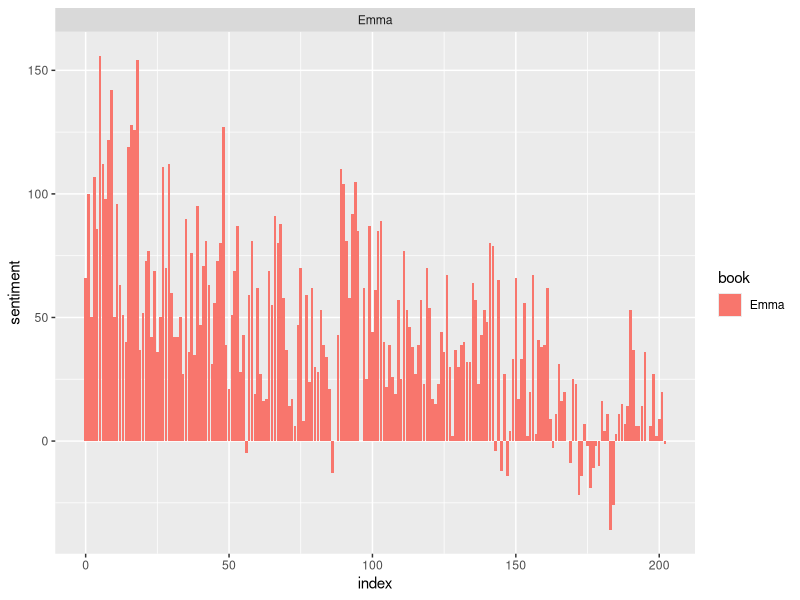
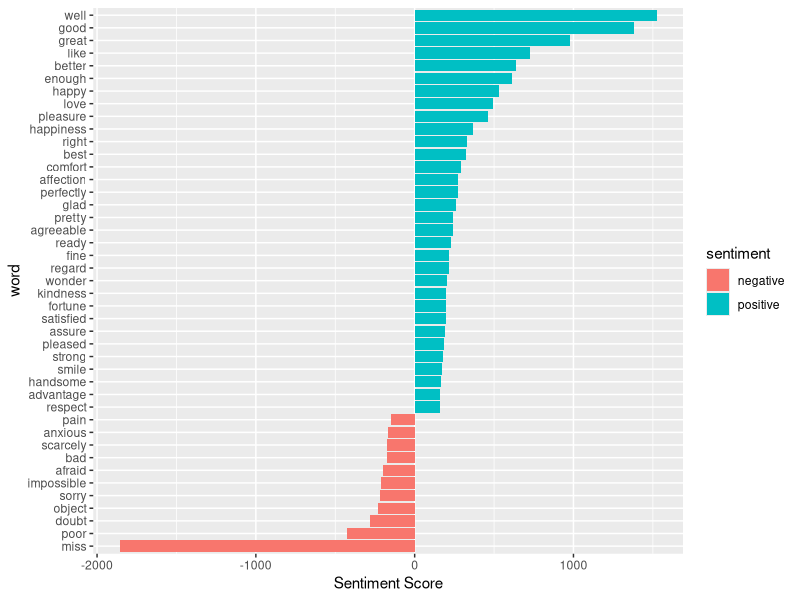
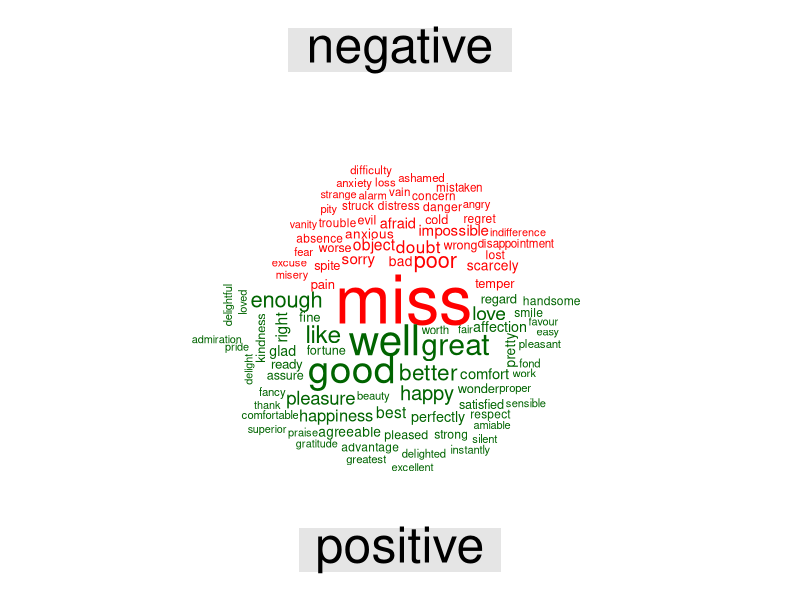

Generate these figures, in order, with R:

##Original tutorial link: https://data-flair.training/blogs/data-science-r-sentiment-analysis-project/
##In order to build our project on sentiment analysis, we will make use of the tidytext package that comprises of sentiment lexicons that are present in the dataset of ‘sentiments’.
library(tidytext)
data("sentiments")
sentiments

#lexicons : extract the sentiments out of our data
get_sentiments("bing")


#Performing Sentiment Analysis with the Inner Join
#In this step, we will import our libraries ‘janeaustenr’, ‘stringr’ as well as ‘tidytext’. 
#The janeaustenr package will provide us with the textual data in the form of books authored by the novelist Jane Austen. 
#Tidytext will allow us to perform efficient text analysis on our data. 
#We will convert the text of our books into a tidy format using unnest_tokens() function.

library(janeaustenr)
library(stringr)
library(tidytext)
library(dplyr)

tidy_data <- austen_books() %>%
  group_by(book) %>%
  mutate(linenumber = row_number(),
         chapter = cumsum(str_detect(text, regex("^chapter [\\divxlc]", 
                                                 ignore_case = TRUE)))) %>%
  ungroup() %>%
  unnest_tokens(word, text)


###We have performed the tidy operation on our text such that each row contains a single word. 
#We will now make use of the “bing” lexicon to and implement filter() over the words that correspond to joy. 
#We will use the book Sense and Sensibility and derive its words to implement out sentiment analysis model.

positive_senti <- get_sentiments("bing") %>%
  filter(sentiment == "positive")

tidy_data %>%
  filter(book == "Emma") %>%
  semi_join(positive_senti) %>%
  count(word, sort = TRUE)


#From our above result, we observe many positive words like “good”, “happy”, “love” etc. 
#In the next step, we will use spread() function to segregate our data into separate columns of positive and negative sentiments.
#We will then use the mutate() function to calculate the total sentiment, that is, the difference between positive and negative sentiment.
library(tidyr)

bing <- get_sentiments("bing")
Emma_sentiment <- tidy_data %>%
  inner_join(bing) %>%
  count(book = "Emma" , index = linenumber %/% 80, sentiment) %>%
  spread(sentiment, n, fill = 0) %>%
  mutate(sentiment = positive - negative)

#count(book = "Emma" , index = linenumber %/% 80, sentiment) %>%: 
#The count() function is used here to count the number of positive and negative words in the book "Emma". 
#The index is created by integer dividing the linenumber by 80, which groups every 80 lines together. Essentially, this creates sections of the book, each containing 80 lines, and computes the sentiment counts within these sections.
#In the next step, we will visualize the words present in the book “Emma” based on their corrosponding positive and negative scores.
library(ggplot2)

ggplot(Emma_sentiment, aes(index, sentiment, fill = book)) +
  geom_bar(stat = "identity", show.legend = TRUE) +
  facet_wrap(~book, ncol = 2, scales = "free_x")


#Let us now proceed towards counting the most common positive and negative words that are present in the novel.
counting_words <- tidy_data %>%
  inner_join(bing) %>%
  count(word, sentiment, sort = TRUE)
head(counting_words)


#In the next step, we will perform visualization of our sentiment score. 
#We will plot the scores along the axis that is labeled with both positive as well as negative words. 
#We will use ggplot() function to visualize our data based on their scores.

counting_words %>%
  filter(n > 150) %>%
  mutate(n = ifelse(sentiment == "negative", -n, n)) %>%
  mutate(word = reorder(word, n)) %>%
  ggplot(aes(word, n, fill = sentiment))+
  geom_col() +
  coord_flip() +
  labs(y = "Sentiment Score")

#mutate(n = ifelse(sentiment == "negative", -n, n)) %>%: This line creates a new column n (or modifies the existing one) which contains the count of the word. If the sentiment of the word is "negative", it assigns the count a negative value. This is so that the negative sentiments can be visualized below the x-axis in the bar chart.

#In the final visualization, let us create a wordcloud that will delineate the most recurring positive and negative words. 
#In particular, we will use the comparision.cloud() function to plot both negative and positive words in a single wordcloud as follows:

library(reshape2)
library(wordcloud)
tidy_data %>%
  inner_join(bing) %>%
  count(word, sentiment, sort = TRUE) %>%
  acast(word ~ sentiment, value.var = "n", fill = 0) %>%
  comparison.cloud(colors = c("red", "dark green"),
                   max.words = 100)
